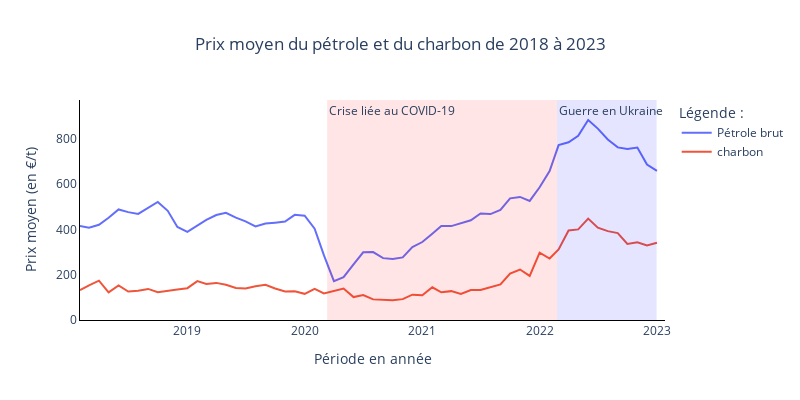

The code cell stored with this chart in its notebook:
### Code cell
md.scatter_plot_2lines(df.index, df["Prix moyen du pétrole brut importé (en euro/t)"], 'Pétrole brut', 'Période en année' , 'Prix moyen (en €/t)', 'Prix moyen du pétrole et du charbon de 2018 à 2023', df.index, df['Prix moyen du charbon importé (en euro/t)'], 'charbon' )
